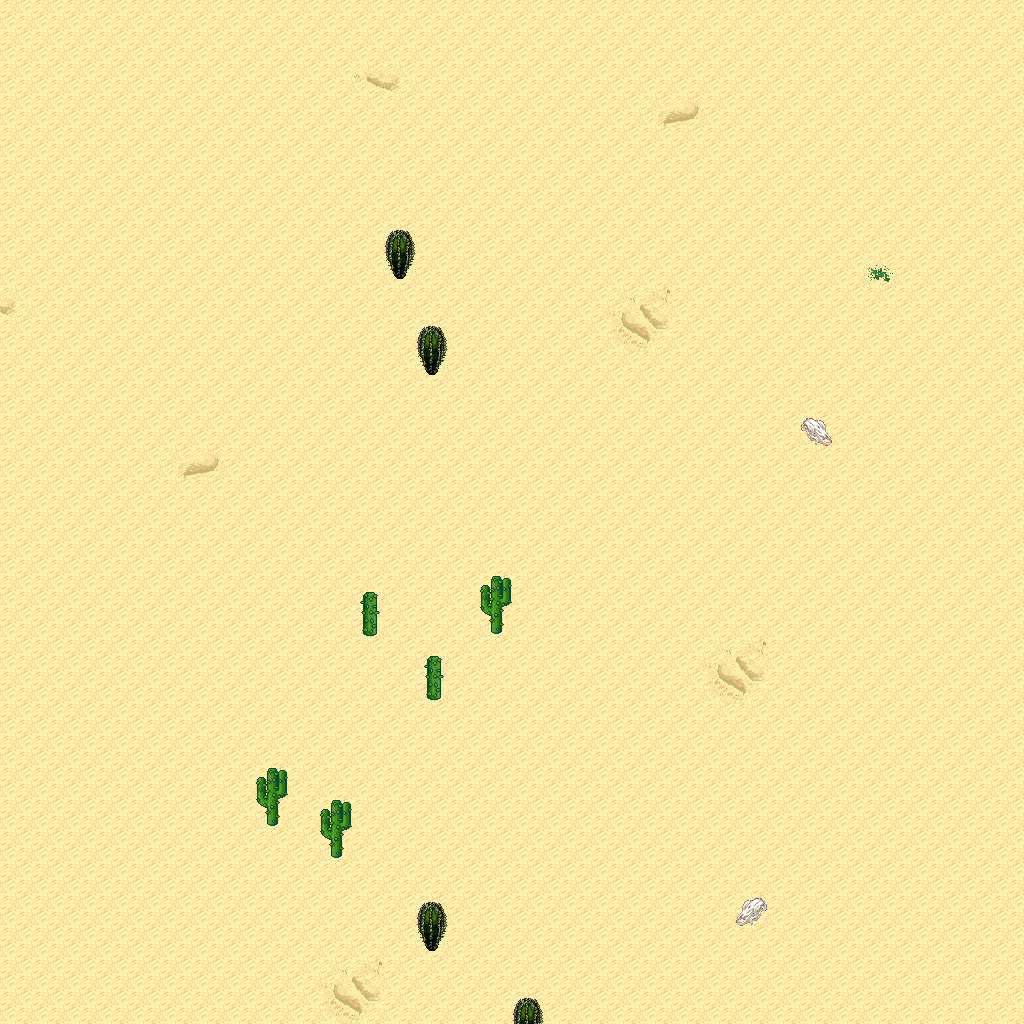

Rendered tile map (Tiled .tmx) drawn with the repository's tilesets; below, a short description and the map source with its tile grids summarised:
An orthogonal 32x32 tile map with 32x32 px tiles, 5 tile layers (Ground, Objects, Objects2, Above, ...), 1 hidden layer not drawn, 15 tilesets.

<map version="1.10" tiledversion="1.11.0" orientation="orthogonal" renderorder="right-down" width="32" height="32" tilewidth="32" tileheight="32" infinite="0" nextlayerid="11" nextobjectid="1">
 <tileset firstgid="1" name="logic_collision" tilewidth="32" tileheight="32" tilecount="1" columns="1">
  <image source="../drawable/logic_collision.png" width="32" height="32" />
 </tileset>
 <tileset firstgid="2" name="ground_ground" tilewidth="32" tileheight="32" tilecount="33" columns="3">
  <image source="../drawable/ground_ground.png" width="96" height="352" />
 </tileset>
 <tileset firstgid="35" name="ground_ridge_earth_pale" tilewidth="32" tileheight="32" tilecount="96" columns="12">
  <image source="../drawable/ground_ridge_earth_pale.png" width="384" height="256" />
 </tileset>
 <tileset firstgid="131" name="ground_ridge_earth_dark" tilewidth="32" tileheight="32" tilecount="96" columns="12">
  <image source="../drawable/ground_ridge_earth_dark.png" width="384" height="256" />
 </tileset>
 <tileset firstgid="227" name="terrain_desert" tilewidth="32" tileheight="32" tilecount="88" columns="8">
  <image source="../drawable/terrain_desert.png" width="256" height="352" />
 </tileset>
 <tileset firstgid="315" name="ground_ladder_vertical_dark" tilewidth="32" tileheight="32" tilecount="3" columns="3">
  <image source="../drawable/ground_ladder_vertical_dark.png" width="96" height="32" />
 </tileset>
 <tileset firstgid="318" name="plant_tree_evergreen" tilewidth="32" tileheight="32" tilecount="36" columns="3">
  <image source="../drawable/plant_tree_evergreen.png" width="96" height="384" />
 </tileset>
 <tileset firstgid="354" name="plant_cactus" tilewidth="32" tileheight="32" tilecount="2" columns="1">
  <image source="../drawable/plant_cactus.png" width="32" height="64" />
 </tileset>
 <tileset firstgid="356" name="plant_cactus_2" tilewidth="32" tileheight="32" tilecount="10" columns="5">
  <image source="../drawable/plant_cactus_2.png" width="160" height="64" />
 </tileset>
 <tileset firstgid="366" name="ground_sand_2" tilewidth="32" tileheight="32" tilecount="15" columns="5">
  <image source="../drawable/ground_sand_2.png" width="160" height="96" />
 </tileset>
 <tileset firstgid="381" name="plant_tree_tree_darkgreen" tilewidth="32" tileheight="32" tilecount="88" columns="8">
  <image source="../drawable/plant_tree_tree_darkgreen.png" width="256" height="352" />
 </tileset>
 <tileset firstgid="469" name="ground_rock_pebbles" tilewidth="32" tileheight="32" tilecount="3" columns="1">
  <image source="../drawable/ground_rock_pebbles.png" width="32" height="96" />
 </tileset>
 <tileset firstgid="472" name="plant_star_shaped_plants" tilewidth="32" tileheight="32" tilecount="6" columns="2">
  <image source="../drawable/plant_star_shaped_plants.png" width="64" height="96" />
 </tileset>
 <tileset firstgid="478" name="plant_stump_small_stump" tilewidth="32" tileheight="32" tilecount="4" columns="2">
  <image source="../drawable/plant_stump_small_stump.png" width="64" height="64" />
 </tileset>
 <tileset firstgid="482" name="plant_round_cactuses" tilewidth="32" tileheight="32" tilecount="20" columns="10">
  <image source="../drawable/plant_round_cactuses.png" width="320" height="64" />
 </tileset>
 <layer id="1" name="Ground" width="32" height="32">
  <data>[1024 cells, 1024 non-empty, 12 distinct tile ids]</data>
 </layer>
 <layer id="2" name="Objects" width="32" height="32">
  <data>[1024 cells, 8 non-empty, 3 distinct tile ids]</data>
 </layer>
 <layer id="3" name="Objects2" width="32" height="32">
  <data>[1024 cells, 0 non-empty, 0 distinct tile ids]</data>
 </layer>
 <layer id="4" name="Above" width="32" height="32">
  <data>[1024 cells, 9 non-empty, 3 distinct tile ids]</data>
 </layer>
 <layer id="5" name="Above2" width="32" height="32">
  <data>[1024 cells, 0 non-empty, 0 distinct tile ids]</data>
 </layer>
 <layer id="6" name="Walkable" width="32" height="32" visible="0">
  <data>[1024 cells, 10 non-empty, 1 distinct tile ids]</data>
 </layer>
 <objectgroup id="7" name="Mapevents" />
 <objectgroup id="8" name="Spawn" />
 <objectgroup id="9" name="Keys" />
 <objectgroup id="10" name="Replace" />
</map>
